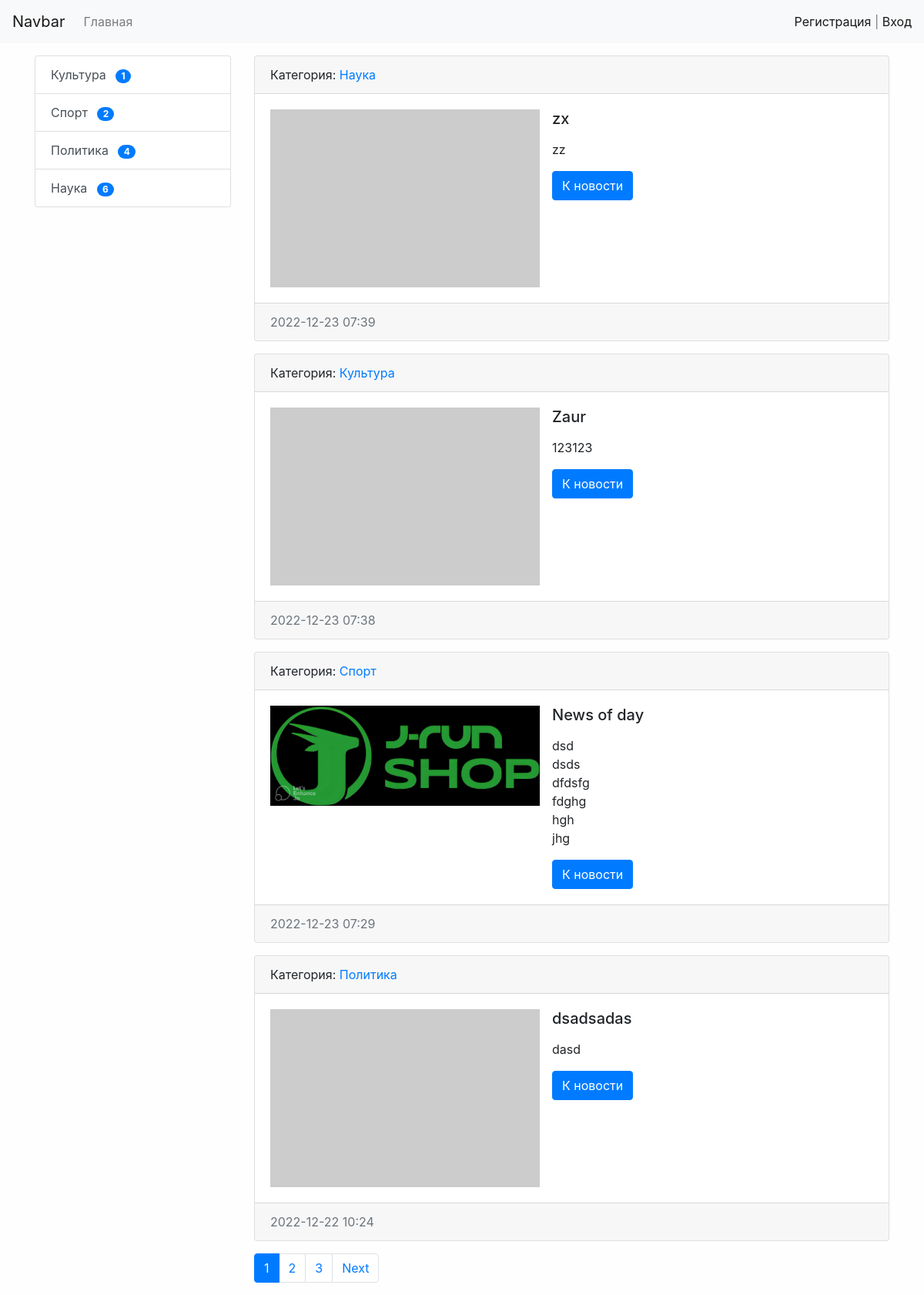
The app's page /, older data.
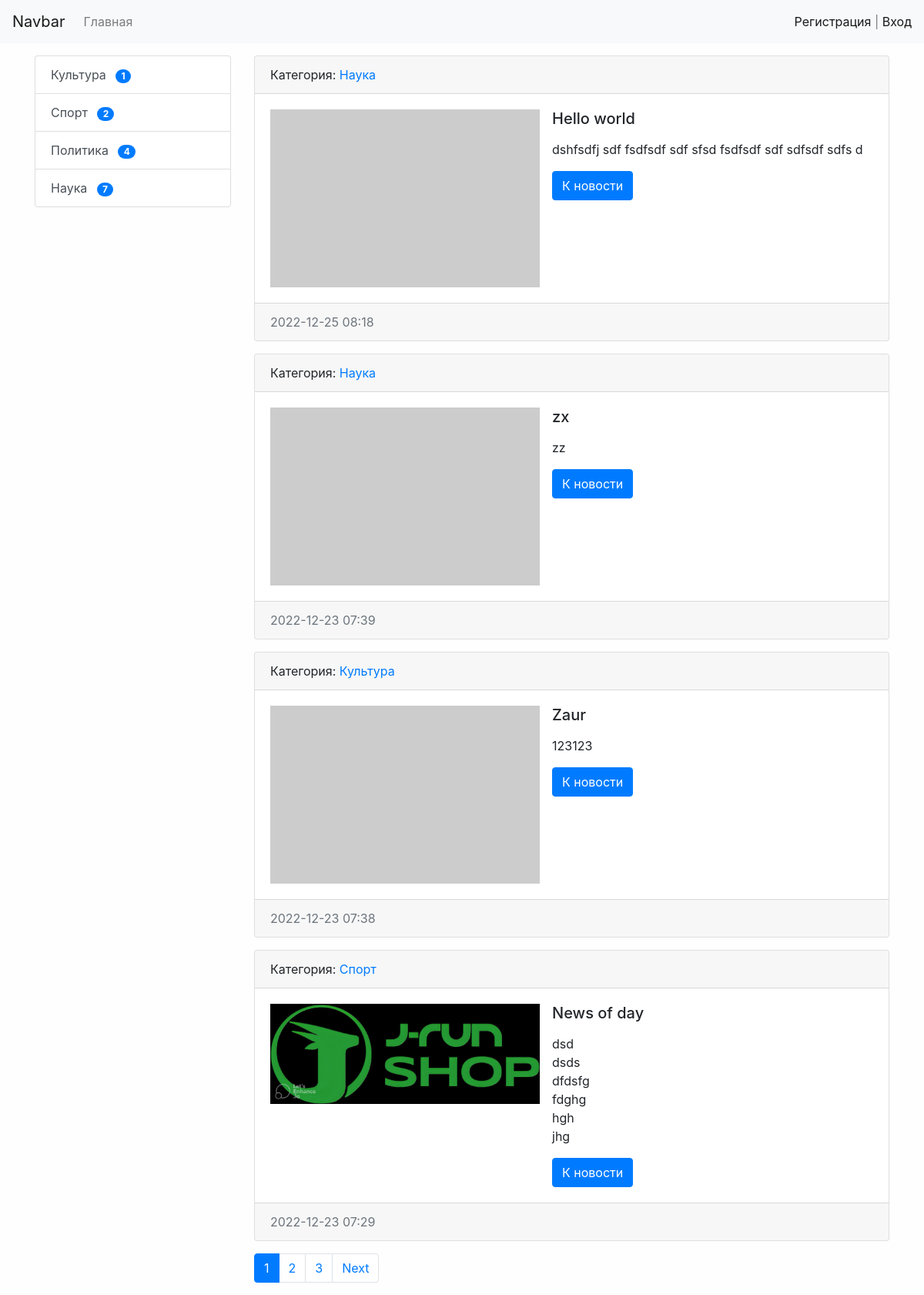
The same page, newer data.
### news/models.py (models this page shows, shortened)
class Category(models.Model):
    title = models.CharField(
        max_length=150, db_index=True, verbose_name='Наиминование категории')
    def get_absolute_url(self):
        return reverse("category", kwargs={"category_id": self.pk})
    def __str__(self):
        return self.title
    class Meta:
        verbose_name = 'Категория'
        verbose_name_plural = 'Категории'
        ordering = ['title']

class News(models.Model):
    title = models.CharField(max_length=150, verbose_name="Наименование")
    content = models.TextField(blank=True, verbose_name="Контент")
    creates_at = models.DateTimeField(
        auto_now_add=True, verbose_name="Дата создания")
    updated_at = models.DateTimeField(
        auto_now=True, verbose_name="Дата обновления")
    photo = models.ImageField(
        upload_to='photos/%Y/%m/%d', verbose_name="Фото", blank=True)
    is_published = models.BooleanField(
        default=True, verbose_name="Опубликовано")
    category = models.ForeignKey(
        'Category', on_delete=models.PROTECT, verbose_name='Категория')
    views = models.IntegerField(default=0)
    def get_absolute_url(self):
        return reverse("view_news", kwargs={"pk": self.pk})
    class Meta:
        verbose_name = 'Новость'
        verbose_name_plural = 'Новости'
        ordering = ['-creates_at']

### news/views.py (the view)
# urls.py: path('', HomeNews.as_view(), name='home'),
class HomeNews(MyMixin, ListView):
    model = News
    template_name = 'news/home_news_list.html'
    context_object_name = 'news'
    mixin_prop = 'hello'
    paginate_by = 4
    def get_context_data(self, *, object_list=None, **kwargs):
        context = super().get_context_data(**kwargs)
        context['title'] = self.get_upper('Главная страница')
        context['mixin_prop'] = self.get_prop()
        return context
    def get_queryset(self):
        return News.objects.filter(is_published=True).select_related('category')

### news/templatetags/news_tags.py (called while the page is built)
@register.inclusion_tag('news/list_categories.html')
def show_categories():
    categories = Category.objects.annotate(cnt=Count('news', filter=F('news__is_published'))).filter(cnt__gt=0)
    return {'categories': categories}

### news/utils.py (called while the page is built)
    def get_prop(self):
        return self.mixin_prop.upper()

    def get_upper(self, s):
        if isinstance(s, str):
            return s.upper()
        else:
            return s.title.upper()

### news/templates/news/home_news_list.html (shortened to what this page needs)
{% extends 'base.html' %}  {% block sidebar %} {% include 'inc/_sidebar.html' %} {%endblock%}
{% block content %} {% for item in news %}
<div class="card mb-3">
	<div class="card-header">
		Категория:
		<a href="{{ item.category.get_absolute_url }}">{{item.category}}</a>
	</div>
	<div class="card-body">
		<div class="media">
			{% if item.photo %}
			<img
				class="mr-3"
				src="{{ item.photo.url }}"
				alt="news-photo"
				width="350px"
			/>
			{% else %}
			<img
				class="mr-3"
				src="https://picsum.photos/536/354"
				alt="lorem"
				width="350px"
			/>
			{% endif %}
			<div class="media-body">
				<h5 class="card-title">{{ item.title }}</h5>
				<p class="card-text">
					{{ item.content|safe|linebreaks|truncatewords:40 }}
				</p>
				<a
					href="{{ item.get_absolute_url }}"
					class="btn btn-primary"
					>К новости</a
				>
			</div>
		</div>
	</div>
	<div class="card-footer text-muted">
		{{ item.creates_at|date:"Y-m-d H:i" }}
	</div>
</div>
{%endfor%} {%endblock%}

### news/templates/news/list_categories.html
<div class="list-group">
	{% for item in categories %}
	<a
		href="{{ item.get_absolute_url }}"
		class="list-group-item list-group-item-action"
		>{{ item.title}}
		<span class="ml-2 badge badge-primary badge-pill">{{item.cnt}}</span>
	</a>
	{% endfor %}
</div>

Row changes from the older to the newer data that the page shows:
no longer on this page (row unchanged): News: category "Политика", title "dsadsadas", content "dasd", creates_at "2022-12-22 10:24"
computed for Category "Наука": cnt "6" → "7"
added News: category "Наука", title "Hello world", content "dshfsdfj sdf fsdfsdf sdf sfsd fsdfsdf sdf sdfsdf sdfs d", creates_at "2022-12-25 08:18"
